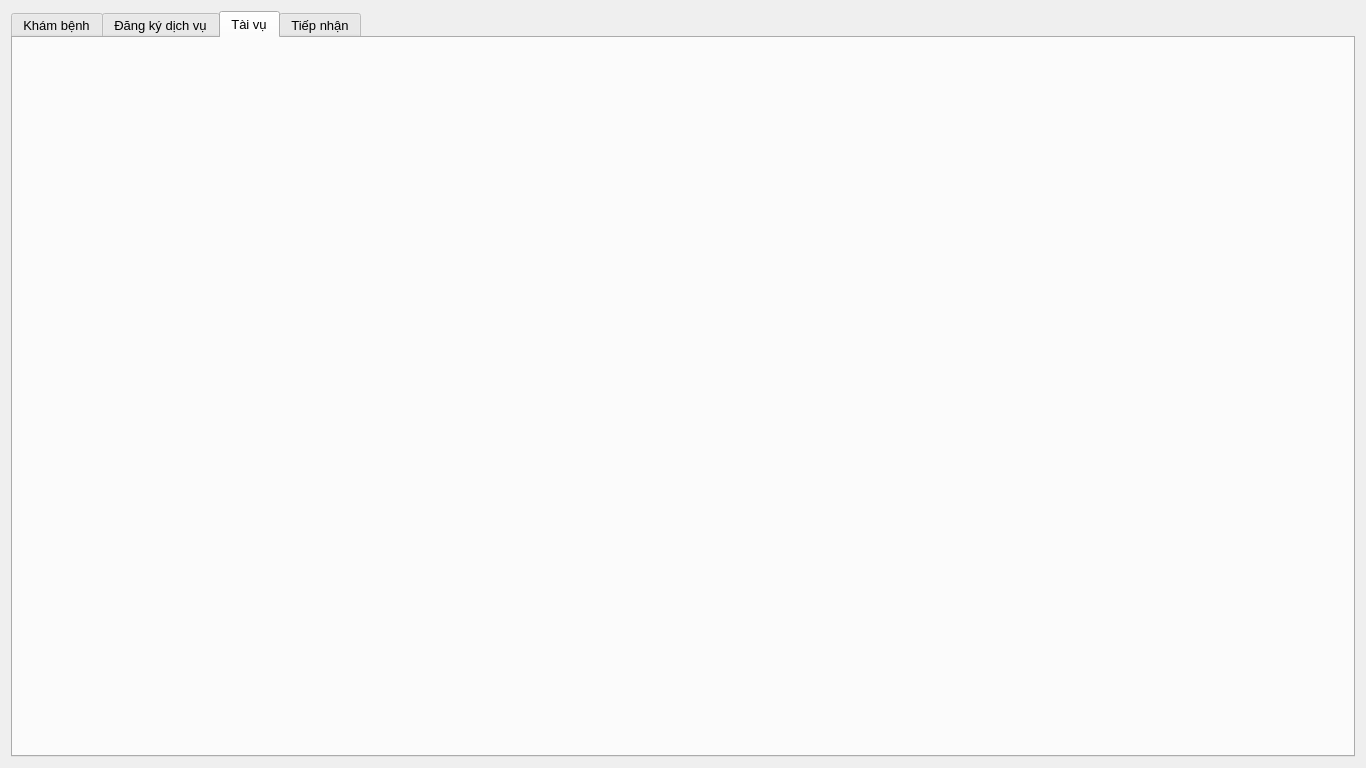
<?xml version="1.0" encoding="UTF-8"?>
<ui version="4.0">
 <class>mainWidget</class>
 <widget class="QWidget" name="mainWidget">
  <property name="geometry">
   <rect>
    <x>0</x>
    <y>0</y>
    <width>1366</width>
    <height>768</height>
   </rect>
  </property>
  <property name="font">
   <font>
    <family>Arial</family>
    <pointsize>10</pointsize>
    <weight>50</weight>
    <bold>false</bold>
   </font>
  </property>
  <property name="windowTitle">
   <string>Phần mềm quản lý bệnh viện</string>
  </property>
  <layout class="QVBoxLayout" name="verticalLayout">
   <item>
    <widget class="QTabWidget" name="tabWidget">
     <property name="autoFillBackground">
      <bool>false</bool>
     </property>
     <property name="styleSheet">
      <string notr="true"/>
     </property>
     <property name="currentIndex">
      <number>2</number>
     </property>
     <widget class="QWidget" name="tab_kham_benh">
      <attribute name="title">
       <string>Khám bệnh</string>
      </attribute>
     </widget>
     <widget class="QWidget" name="tab_dkdv">
      <attribute name="title">
       <string>Đăng ký dịch vụ</string>
      </attribute>
     </widget>
     <widget class="QWidget" name="tab_tai_vu">
      <attribute name="title">
       <string>Tài vụ</string>
      </attribute>
     </widget>
     <widget class="QWidget" name="tab_tiep_nhan">
      <attribute name="title">
       <string>Tiếp nhận</string>
      </attribute>
     </widget>
    </widget>
   </item>
  </layout>
 </widget>
 <resources/>
 <connections/>
</ui>
